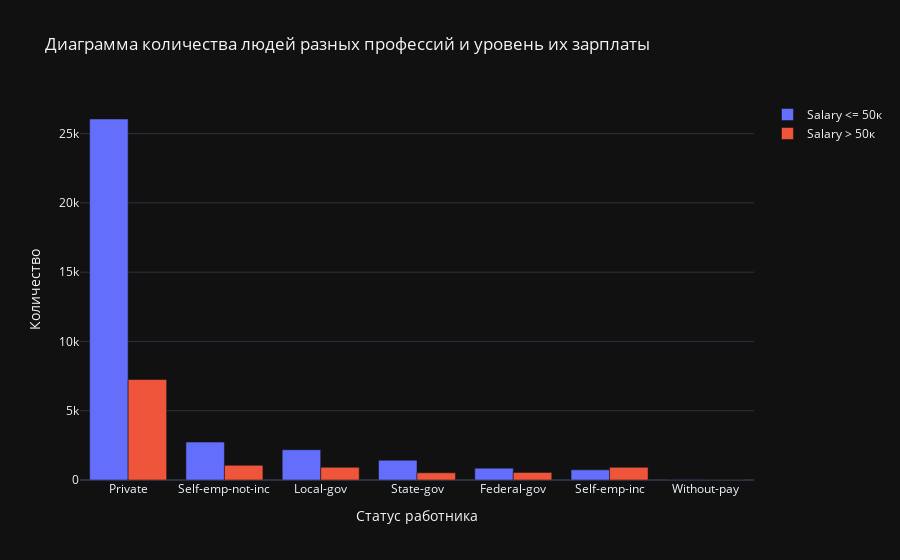

Write notebook code for a chart like this one.
### Code cell
fig = go.Figure()
fig.add_trace(go.Bar(x = workclass_df1['workclass'], y = workclass_df1['count'], name='Salary <= 50к'))
fig.add_trace(go.Bar(x = workclass_df2['workclass'], y = workclass_df2['count'], name='Salary > 50к'))
fig.update_layout(title="Диаграмма количества людей разных профессий и уровень их зарплаты",
                  xaxis_title="Статус работника",
                  yaxis_title="Количество")
fig.show()

### Figure 1 — Plotly figure (JSON) as saved in the notebook; plotly's stock layout.template omitted (floating-point values rounded to 4 significant figures)
{"data": [{"name": "Salary <= 50к", "x": ["Private", "Self-emp-not-inc", "Local-gov", "State-gov", "Federal-gov", "Self-emp-inc", "Without-pay"], "y": [26056, 2737, 2185, 1426, 857, 734, 19], "type": "bar"}, {"name": "Salary > 50к", "x": ["Private", "Self-emp-not-inc", "Local-gov", "Self-emp-inc", "Federal-gov", "State-gov", "Without-pay"], "y": [7251, 1059, 915, 912, 549, 520, 2], "type": "bar"}], "layout": {"title": {"text": "Диаграмма количества людей разных профессий и уровень их зарплаты"}, "xaxis": {"title": {"text": "Статус работника"}}, "yaxis": {"title": {"text": "Количество"}}}}
